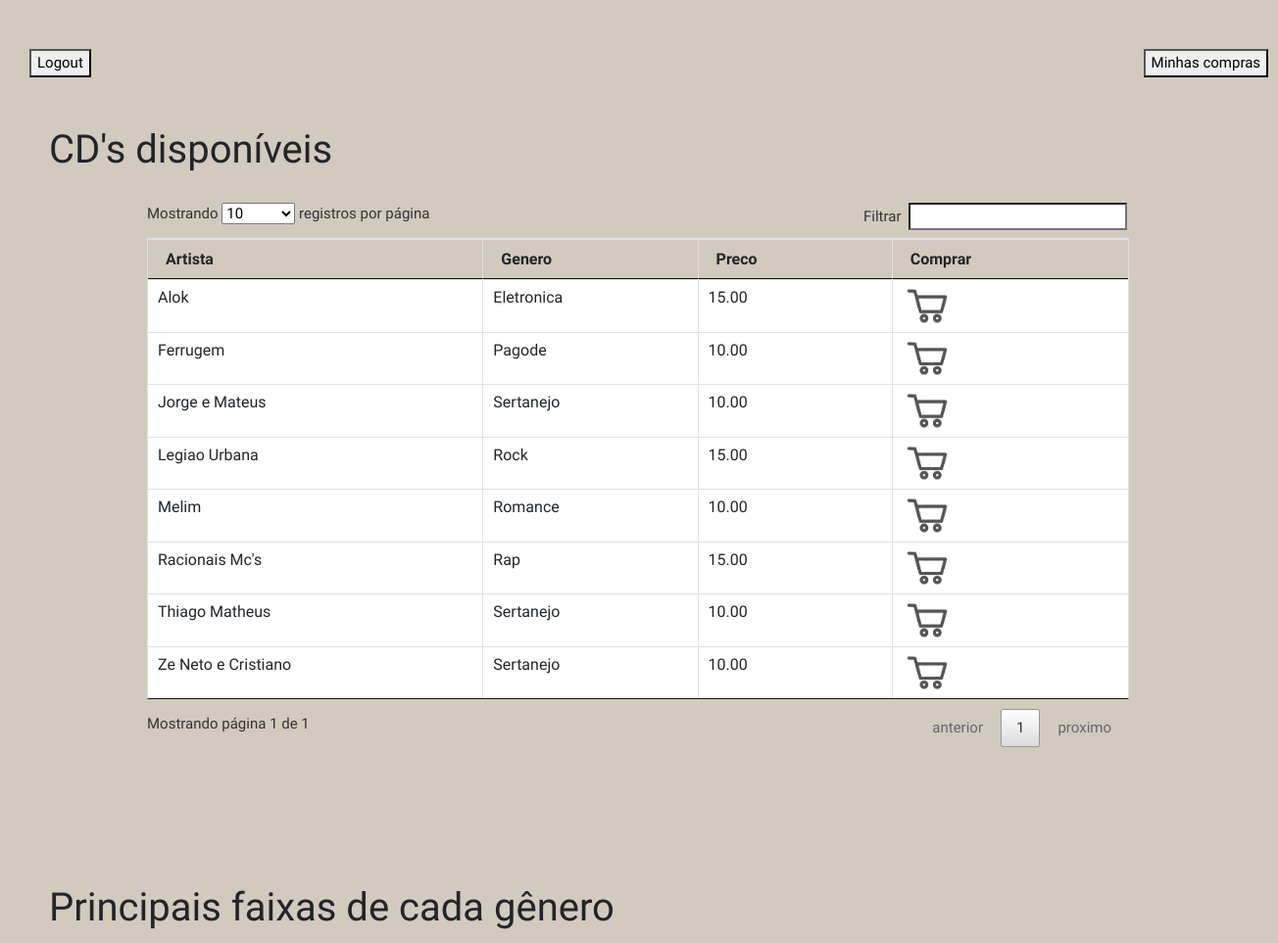
Before: /cliente.php (signed in, upper part) with the older database file.
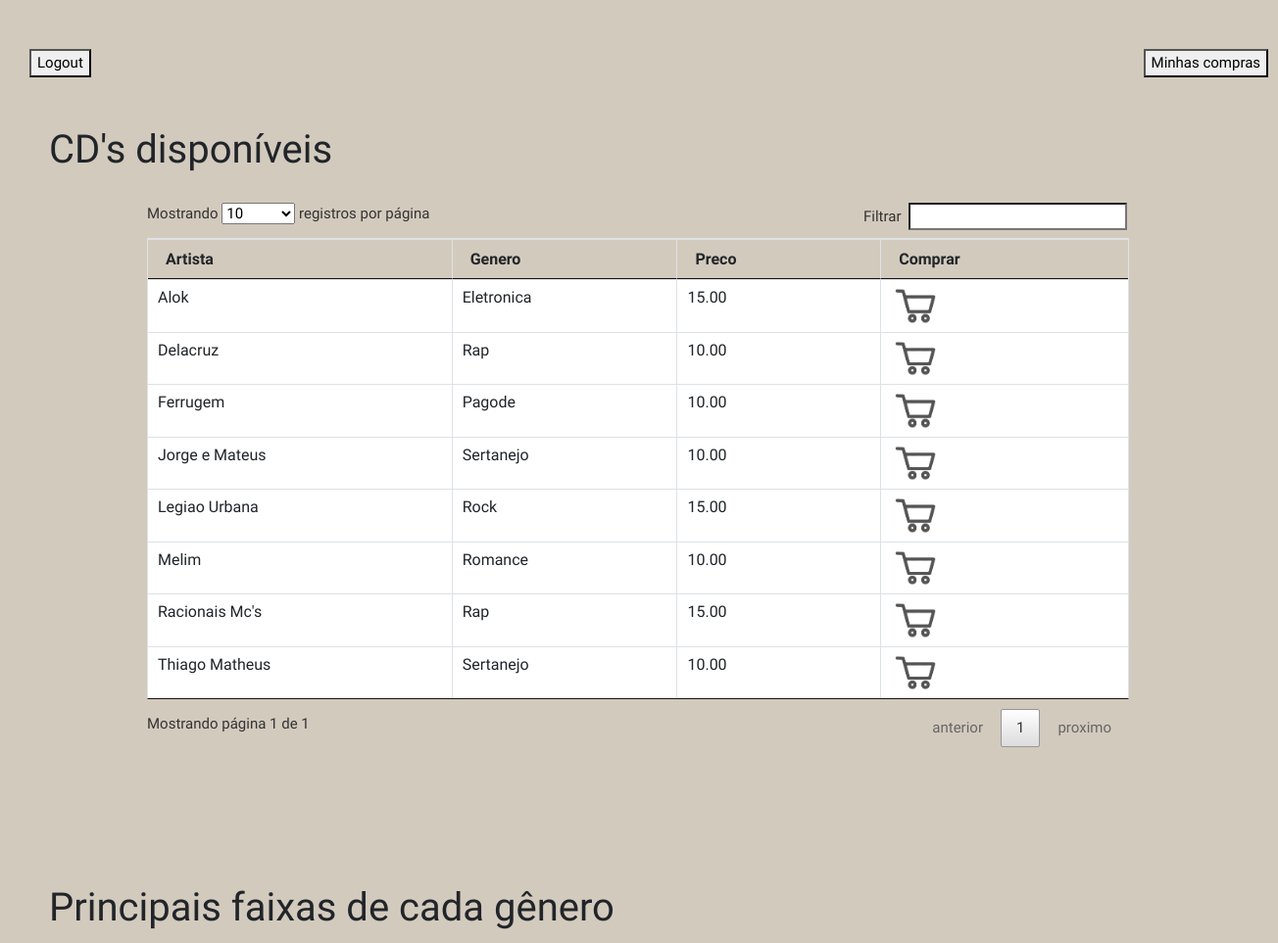
After: the same page with the newer database file.
### tables this page shows
CREATE TABLE IF NOT EXISTS `cd` (
  `id` int(11) NOT NULL AUTO_INCREMENT,
  `artista` varchar(20) NOT NULL,
  `preco` decimal(5,2) NOT NULL,
  `genero` varchar(20) DEFAULT NULL,
  PRIMARY KEY (`id`)
);

### cliente.php (the view, shortened to what this page needs)
<?php
    require_once 'conexao.php';
    $login = $_SESSION['login'];
    $sql = "SELECT * FROM cliente WHERE login = '$login'";
    $resultado = mysqli_query($conn, $sql);
    $row = mysqli_fetch_array($resultado);
    $idcliente = $row['id'];
    $cpfCliente = $row['cpf'];
?>
<!DOCTYPE html>
<html lang="pt-br">
<head>
    <link rel="stylesheet" href="css/bootstrap.min.css">
    <link rel="stylesheet" href="css/datatable.css">
    <link rel="stylesheet" href="css/dataTables.bootstrap.min.css">
    <link rel="stylesheet" href="css/index.css">
</head>
<body>
    <a href="logout.php" style="color:black;text-decoration:none; position:relative;top:50px; left:30px;"><button style=" font-size:15px;">Logout</button></a>
    <a href="compras_cli.php?cpf=<?php echo $cpfCliente;?>&idcliente=<?php echo $idcliente?>" style="color:black;text-decoration:none; position:relative;top:50px; left:1100px;"><button style=" font-size:15px;">Minhas compras</button></a>
    <h1 style="margin-top:100px; margin-left:50px; margin-bottom:30px;">CD's disponíveis</h1>
    <div class="container3">
        <table id="tabela" class="table table-bordered table-hover">
            <thead>
                <tr class="th">
                    <th>Artista</th>
                    <th>Genero</th>
                    <th>Preco</th>
                    <th>Comprar</th>
                </tr>
            </thead>
            <tbody class="td">
                <?php
                    $sql = "SELECT * FROM cd";
                    $resultado = mysqli_query($conn, $sql);
                    while($row = mysqli_fetch_array($resultado)):
                ?>
                <tr>
                    <td><?php echo $row['artista']?></td>
                    <td><?php echo $row['genero']?></td>
                    <td><?php echo $row['preco']?></td>
                    <td><a href="comprar.php?id=<?php echo $row['id']?>&cpf=<?php echo $cpfCliente?>"><img src="img/comprar.png" class="icono"></a></td>
                </tr>
                <?php
                    endwhile;
                ?>
            </tbody>
        </table>
    </div>
    <h1 style="margin-top:140px; margin-left:50px; margin-bottom:-30px;">Principais faixas de cada gênero</h1>
</body>
</html>

Changed rows visible on the page:
removed cd: artista "Ze Neto e Cristiano", genero "Sertanejo", preco "10.00"
added cd: artista "Delacruz", genero "Rap", preco "10.00"
